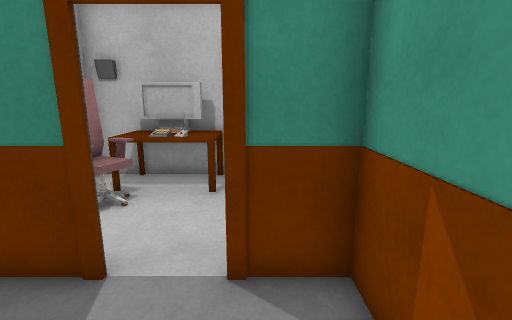
view 1 (above)

17 first-person views from a walk through a scene from a Unity 3-D project. The camera is 1.3 m above the floor, tilts 12° down and sees 85° across. The floor is counted in squares, 0.5 m on a side. Each view is taken from the middle of a square. On the plan, view 1 faces up. The plan holds only what a view shows up to about 19 squares ahead; the rest is blank. The place goes on beyond the plan. The player character is not drawn. Door leaves are left out, so doorways stand open. Surface patterns are stand-ins for the level's own textures.

view 2
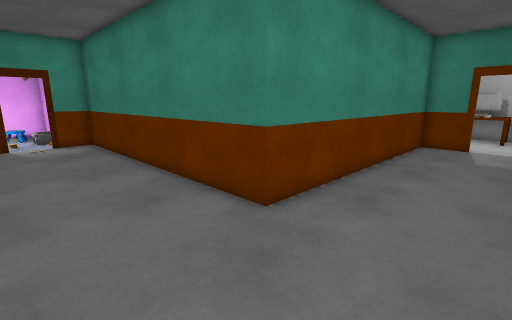

view 3
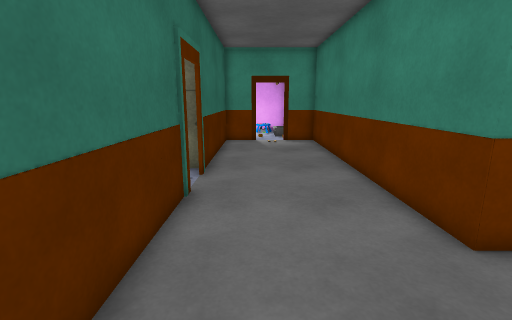

view 4
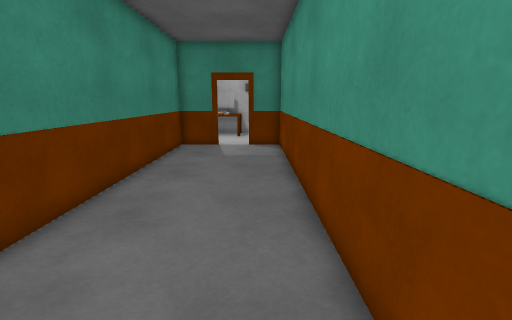

view 5
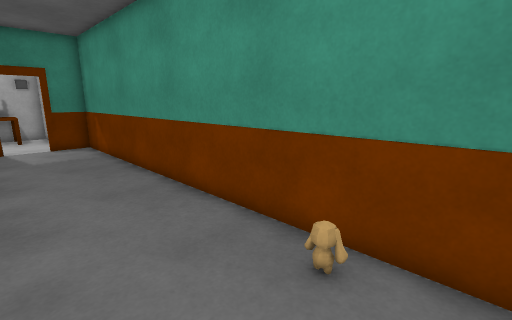

view 6
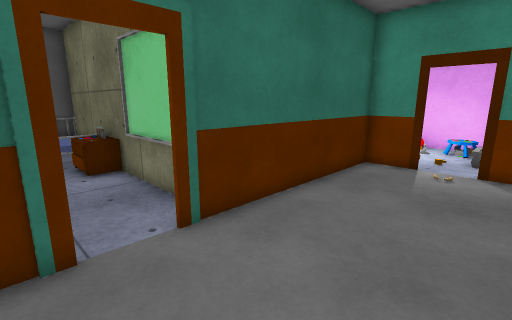

view 7
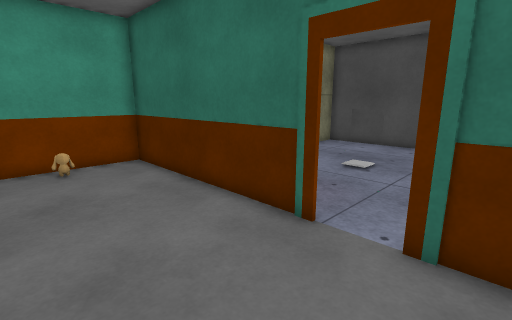

view 8
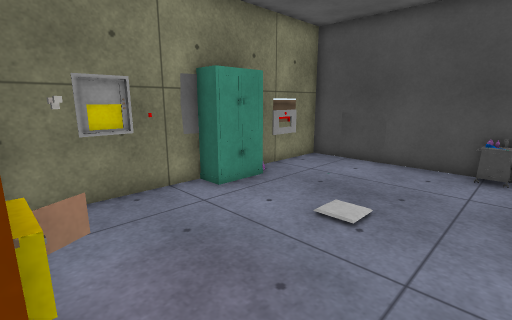

view 9
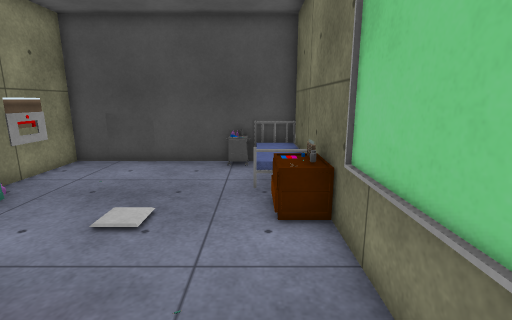

view 10
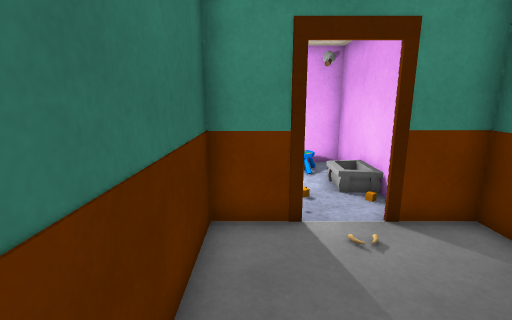

view 11
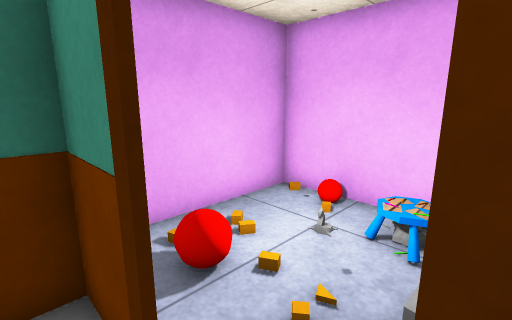

view 12
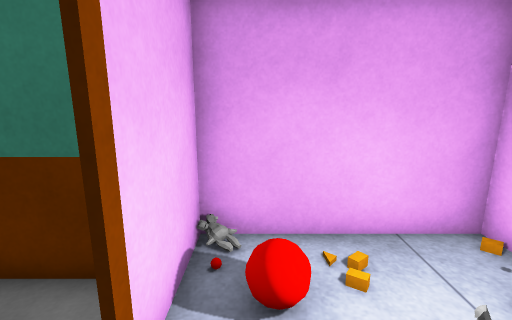

view 13
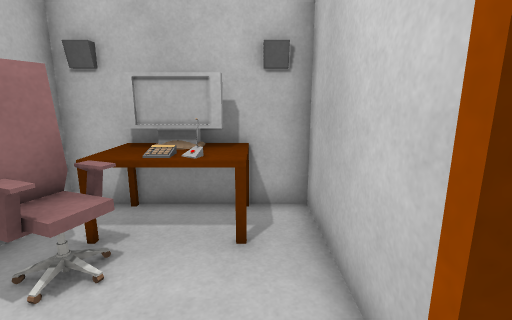

view 14
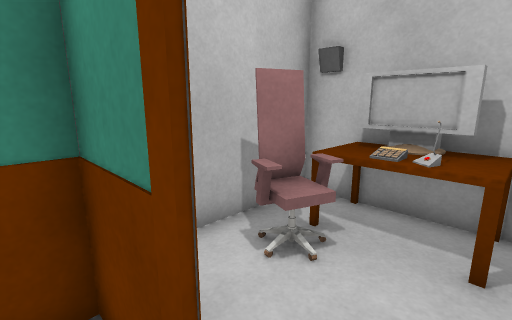

view 15
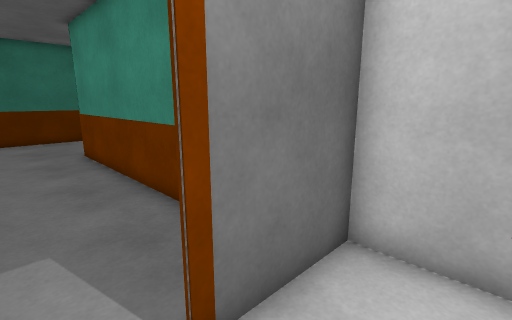

view 16
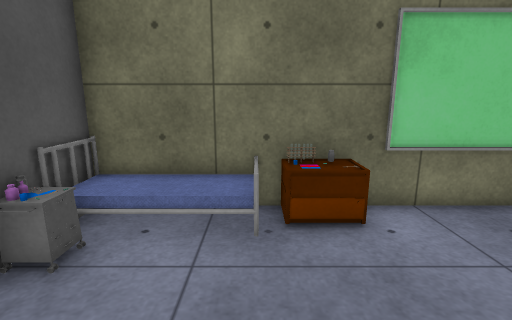

view 17
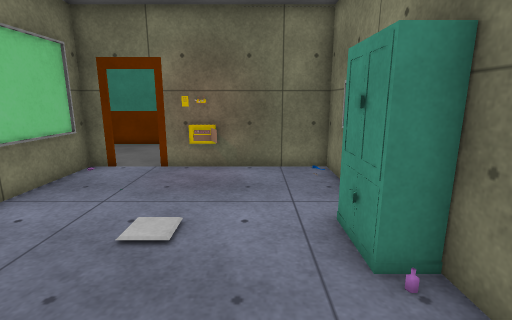

### Floor plan
Points are (right, up) in squares from view 1. A wall is a line through its corners. A room is listed if a view was taken in it or the views show most of it. See-through windows are left out.
Room 1 (views 1, 2, 3, 4, 5, 6, 7, 8, 9, 10, 11, 13, 14)
walls: (-5.4, -15) (-6.4, -15); (-7.9, -15) (1.4, -15) (1.4, 3.8) (-0.5, 3.8); (-18.7, -12.9) (-18.7, -15) (-9.6, -15); (-2.1, 3.8) (-4.5, 3.8) (-4.5, -9.1) (-18.7, -9.1) (-18.7, -11.2)
ways out: open door at (-19, -12.5) to room 2; open door at (-1.5, 4) to room 3; opening at (-7.5, -15) to room 4
objects: other object (-6, -15)
Room 2 (view 12)
walls: (-20.2, -10.4) (-24.8, -10.4) (-24.8, -16.6) (-18.8, -16.6) (-18.8, -12.9)
ways out: open door at (-19, -12.5) to room 1
Room 3 (view 15)
walls: (0.3, 4.8) (0.3, 9.8) (-5.7, 9.8) (-5.7, 3.8) (-2.2, 3.8)
low walls: (-2.5, 8.3) (-3.1, 8.3); (-2.6, 8.5) (-2.6, 8) (-3.1, 8)
ways out: open door at (-1.5, 4) to room 1
objects: other object (-4, 6) to (-4, 7); other object (-4, 9) to (-2, 9); other object (-2, 8) to (-1, 9)
Room 4 (views 16, 17)
walls: (-10.7, -22.4) (-10.7, -27); (-1.2, -19.5) (-1.2, -15) (-5.4, -15); (-6.4, -15) (-7.9, -15); (-7.6, -27) (-1.5, -27); (-9.6, -15) (-10.7, -15) (-10.7, -20.6)
ways out: opening at (-7.5, -15) to room 1
objects: other object (-11, -22) to (-11, -21); other object (-10, -27); other object (-10, -23) to (-9, -23); other object (-10, -22); other object (-10, -21); other object (-9, -22) to (-9, -21); other object (-8, -27); other object (-2, -22) to (-2, -20)

Positions as (right, up) in squares from view 1, and headings:
1: (0, 0), facing up
2: (0, -14), facing up-left
3: (0, -13), facing left
4: (0, -13), facing up
5: (-3, -14), facing up-right
6: (-7, -10), facing down-left
7: (-11, -10), facing down-right
8: (-9, -15), facing down-right
9: (-9, -15), facing down
10: (-13, -14), facing left
11: (-18, -11), facing down-left
12: (-20, -11), facing down
13: (-1, 3), facing up
14: (-1, 3), facing up-left
15: (-1, 6), facing down-left
16: (-4, -23), facing left
17: (-4, -26), facing up
